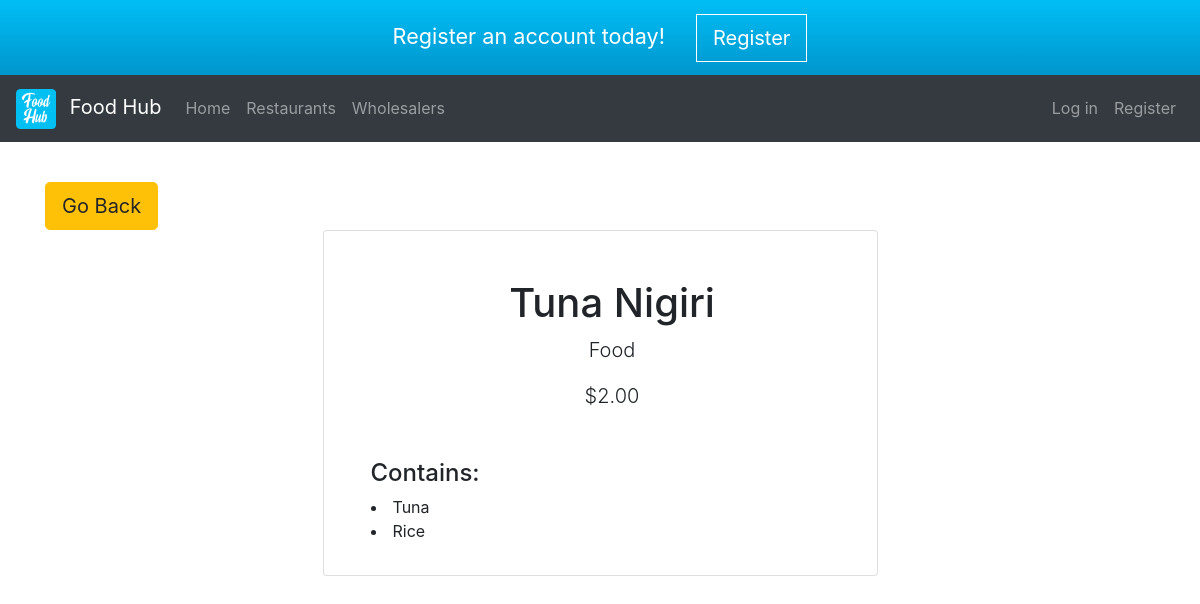
Page /menuitem.php?UID=1&IID=1 on the committed database.
### tables this page shows
CREATE TABLE IF NOT EXISTS `menuitem` (
  `UID` int(11) NOT NULL,
  `IID` int(11) NOT NULL,
  `Name` varchar(32) NOT NULL,
  `Price` decimal(10,2) DEFAULT NULL,
  `FoodType` enum('Dessert','Food','Drink') DEFAULT NULL,
  PRIMARY KEY (`UID`,`IID`)
);

CREATE TABLE IF NOT EXISTS `menuitemingredient` (
  `UID` int(11) NOT NULL,
  `IID` int(11) NOT NULL,
  `INID` int(11) NOT NULL,
  `Amount` int(11) NOT NULL,
  PRIMARY KEY (`UID`,`IID`,`INID`),
  KEY `INID` (`INID`)
);

CREATE TABLE IF NOT EXISTS `ingredient` (
  `INID` int(11) NOT NULL AUTO_INCREMENT,
  `Name` varchar(32) NOT NULL,
  PRIMARY KEY (`INID`)
);

### includes/menuitem.inc.php (the view, shortened to what this page needs)
<?php
if (isset($_GET["UID"]) && isset($_GET["IID"])) {
    echo '<a class="btn btn-warning btn-lg mt-3" href="../restaurant.php?ID='.$_GET["UID"].'">Go Back</a>';
    $sql = "SELECT * FROM menuitem WHERE UID=? AND IID=?";
    $stmt = mysqli_stmt_init($mysqli);
    if (!mysqli_stmt_prepare($stmt, $sql)) {
        header("Location: ./restaurant.php?error=sqlerror1");
        exit();
    } else {
        mysqli_stmt_bind_param($stmt, "ii", $_GET["UID"], $_GET["IID"]);
        mysqli_stmt_execute($stmt);
        $results = mysqli_stmt_get_result($stmt);
        $result = mysqli_fetch_assoc($results);
        echo '<div class="container w-50 card">
                <div class="item-template">
                    <h1>'.$result["Name"].'</h1>
                    <p class="lead">'.$result["FoodType"].'</p>
                    <p class="lead">$'.$result["Price"].'</p>
                </div>
                <div style="padding: 2rem;">
                     <h4>Contains:</h4>';
        $sql = "SELECT * FROM menuitemingredient WHERE UID=? AND IID=?";
        $stmt = mysqli_stmt_init($mysqli);
        if (!mysqli_stmt_prepare($stmt, $sql)) {
            header("Location: ./restaurant.php?error=sqlerror2");
            exit();
        } else {
            mysqli_stmt_bind_param($stmt, "ii", $_GET["UID"], $_GET["IID"]);
            mysqli_stmt_execute($stmt);
            $results = mysqli_stmt_get_result($stmt);
            while ($rows = mysqli_fetch_assoc($results)) {
                $sql = "SELECT Name FROM ingredient WHERE INID=?";
                $stmt = mysqli_stmt_init($mysqli);
                if (!mysqli_stmt_prepare($stmt, $sql)) {
                    header("Location: ./restaurant.php?error=sqlerror3");
                    exit();
                } else {
                    mysqli_stmt_bind_param($stmt, "i", $rows["INID"]);
                    mysqli_stmt_execute($stmt);
                    $ingredients = mysqli_stmt_get_result($stmt);
                    $ingredient = mysqli_fetch_assoc($ingredients);
                    echo '<li>'.$ingredient["Name"].'</li>';
                }
            }
            echo '</div>';
            echo '</div>';
        }
    }
} else {
    header("Location: ../index.php");
    exit();
}
?>

### public/stylesheets/style.css (style rules this page uses)
body:after { display:none; content: url("../images/landing/RestaurantLandingGrey.png") url("../images/landing/WholesalerLandingGrey.png") url("../images/landing/CustomerLandingGrey.png"); }
.item-template { padding: 3rem 1.5rem 0rem 3rem; text-align: center; }

### rows in the picture
menuitem: Name "Tuna Nigiri", FoodType "Food", Price "2.00"
menuitemingredient: INID.Name "Tuna"
menuitemingredient: INID.Name "Rice"
